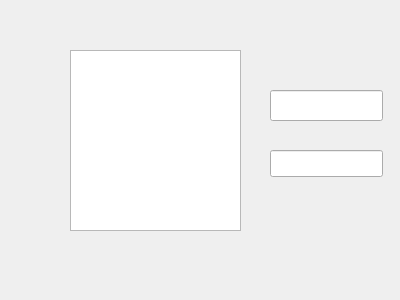
<?xml version="1.0" encoding="UTF-8"?>
<ui version="4.0">
 <class>Widget</class>
 <widget class="QWidget" name="Widget">
  <property name="geometry">
   <rect>
    <x>0</x>
    <y>0</y>
    <width>400</width>
    <height>300</height>
   </rect>
  </property>
  <property name="windowTitle">
   <string>Widget</string>
  </property>
  <widget class="QTextEdit" name="textEdit">
   <property name="geometry">
    <rect>
     <x>70</x>
     <y>50</y>
     <width>171</width>
     <height>181</height>
    </rect>
   </property>
  </widget>
  <widget class="QLineEdit" name="lineEdit">
   <property name="geometry">
    <rect>
     <x>270</x>
     <y>90</y>
     <width>113</width>
     <height>31</height>
    </rect>
   </property>
  </widget>
  <widget class="QLineEdit" name="lineEdit_2">
   <property name="geometry">
    <rect>
     <x>270</x>
     <y>150</y>
     <width>113</width>
     <height>27</height>
    </rect>
   </property>
  </widget>
 </widget>
 <layoutdefault spacing="6" margin="11"/>
 <resources/>
 <connections/>
</ui>
